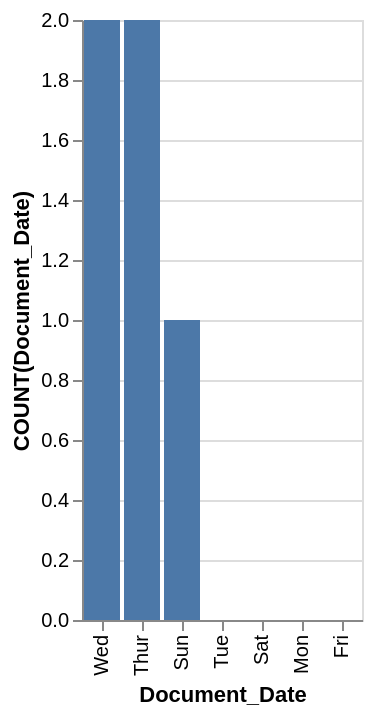

Describe this chart as a Vega-Lite specification.
### Vega-Lite specification from a JSON file in a GitHub repository (floating-point values rounded to 4 significant figures)
{"data": {"values": [{"x_data": "Wed", "y_data": 2}, {"x_data": "Thur", "y_data": 2}, {"x_data": "Sun", "y_data": 1}, {"x_data": "Tue", "y_data": 0}, {"x_data": "Sat", "y_data": 0}, {"x_data": "Mon", "y_data": 0}, {"x_data": "Fri", "y_data": 0}]}, "mark": "bar", "encoding": {"x": {"field": "x_data", "type": "nominal", "title": "Document_Date", "sort": {"op": "sum", "field": "y_data", "order": "descending"}}, "y": {"field": "y_data", "type": "quantitative", "title": "COUNT(Document_Date)"}}}
